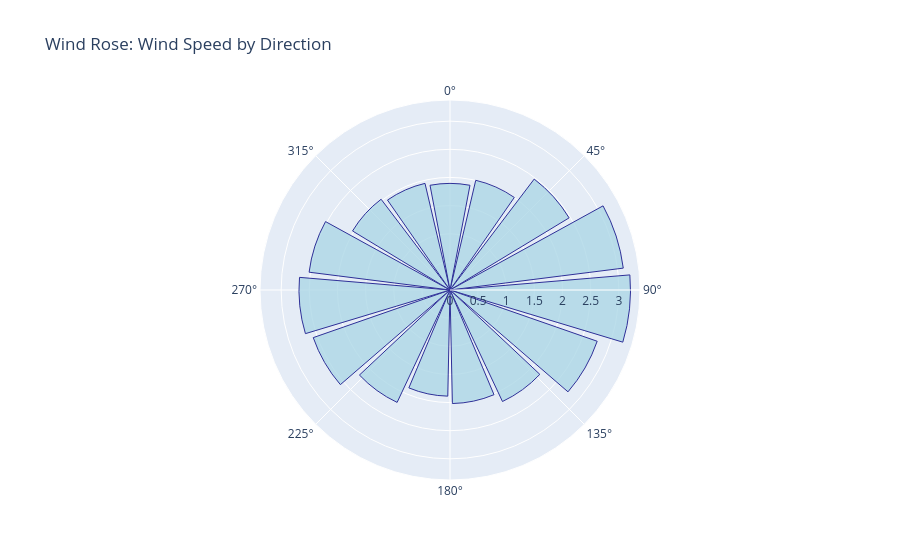

Notebook code for this chart:
### Markdown cell above
## 5. Wind & Distribution Analysis

### Code cell
# Wind rose using polar plot
if 'WD' in df_clean.columns and 'WS' in df_clean.columns:
    # Create bins for wind direction
    wind_data = df_clean[['WD', 'WS']].dropna()
    
    fig = go.Figure()
    
    fig.add_trace(go.Barpolar(
        r=wind_data.groupby(pd.cut(wind_data['WD'], bins=16))['WS'].mean(),
        theta=np.linspace(0, 360, 16),
        marker_color='lightblue',
        marker_line_color='navy',
        marker_line_width=1,
        opacity=0.8
    ))
    
    fig.update_layout(
        title='Wind Rose: Wind Speed by Direction',
        polar=dict(
            radialaxis=dict(visible=True),
            angularaxis=dict(direction='clockwise')
        ),
        showlegend=False
    )
    
    fig.show()

### Figure 1 — Plotly figure (JSON) as saved in the notebook; plotly's stock layout.template omitted (floating-point values rounded to 4 significant figures)
{"data": [{"marker": {"color": "lightblue", "line": {"color": "navy", "width": 1}}, "opacity": 0.8, "r": [0.3622, 2.003, 2.474, 3.103, 3.207, 2.769, 2.19, 2.018, 1.887, 2.207, 2.573, 2.683, 2.523, 2.025, 1.946, 1.894], "theta": [0.0, 24.0, 48.0, 72.0, 96.0, 120.0, 144.0, 168.0, 192.0, 216.0, 240.0, 264.0, 288.0, 312.0, 336.0, 360.0], "type": "barpolar"}], "layout": {"polar": {"angularaxis": {"direction": "clockwise"}, "radialaxis": {"visible": true}}, "showlegend": false, "title": {"text": "Wind Rose: Wind Speed by Direction"}}}
